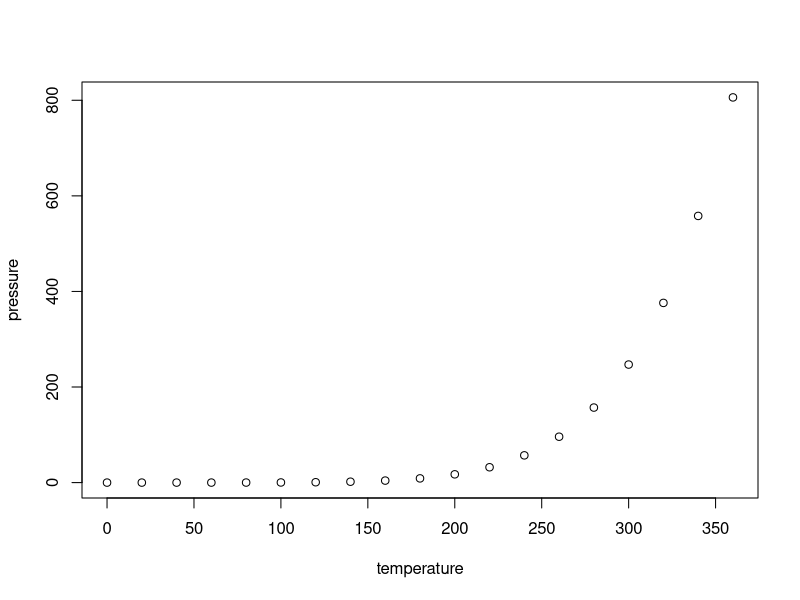
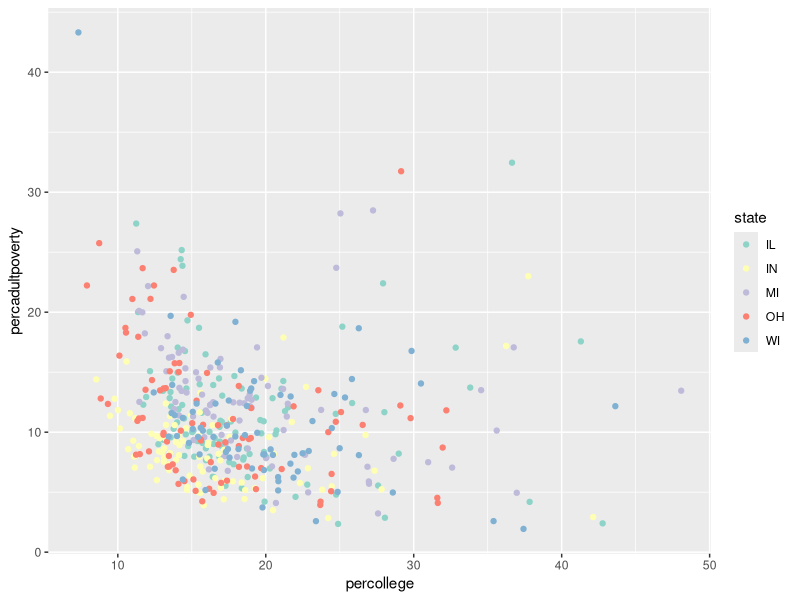

The R source for these figures, in order:
## ---- chunk 1
knitr::opts_chunk$set(echo = TRUE)
## ---- chunk 2
summary(cars)
## ---- chunk 3
plot(pressure)
## ---- chunk 4
# code evaluated
2+3
## ---- chunk 5
print("Hello world")
## ---- chunk 6
msg <- "message"
## ---- chunk 7
cat("**Hello world**")
## ---- chunk 8
markdown_list <- "
- Lions
- Tigers
- Bears
- Oh mys "
## ---- chunk 9
# Create a vector of animals
animals <- c("Lions", "Tigers", "Bears", "Oh mys")
# Paste `-` in front of each animal, then paste the items together with newlines between
markdown_list <- paste("-", animals, collapse = "\n")
## ---- chunk 10
library("knitr") # make sure you load the package (once per document)
# Make a data frame
letters <- c("a", "b", "c", "d")
numbers <- 1:4
df <- data.frame(letters = letters, numbers = numbers)
# "Return" the table to render it
kable(df)
## ---- chunk 11
library("ggplot2") # make sure you load the package (once per document)
# Plot of college education vs. poverty rates in the Midwest
ggplot(data = midwest) +
  geom_point(mapping = aes(x = percollege, y = percadultpoverty, color = state)) + scale_color_brewer(palette = "Set3")
